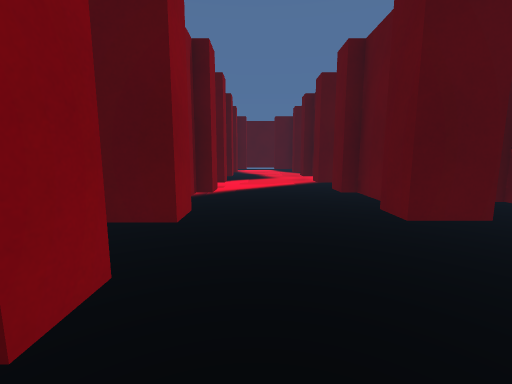
View 1 (above)

13 first-person views from a walk through a 3-D level made in the Unity game engine. The camera is 1.4 m above the floor, tilts 8° down and sees 90° across. The floor is counted in squares, 1 m on a side. Each view is taken from the middle of a square. On the plan, view 1 faces up. The plan holds only what a view shows up to about 13 squares ahead; the rest is blank. The place goes on beyond the plan. The player is left out. Some surface patterns are stand-ins.

View 2
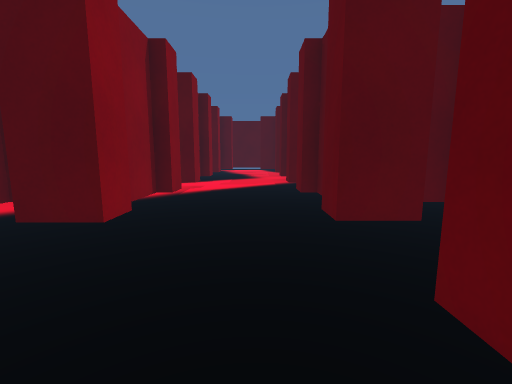

View 3
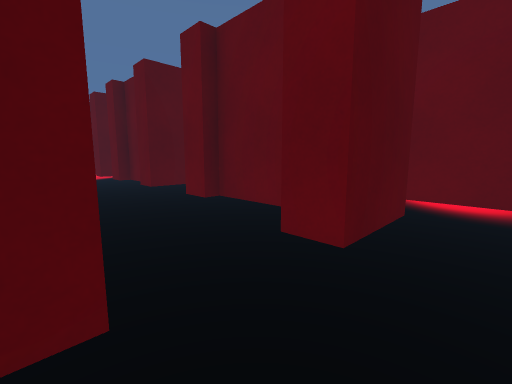

View 4
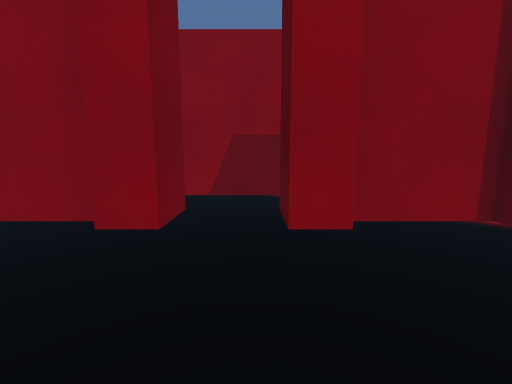

View 5
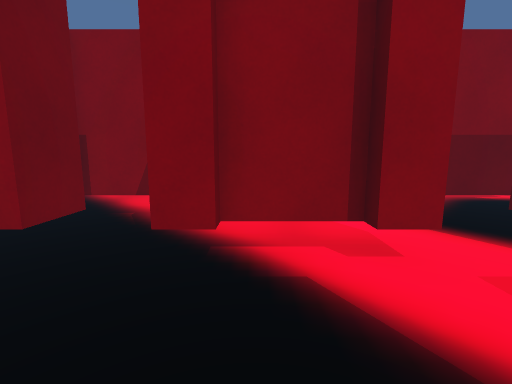

View 6
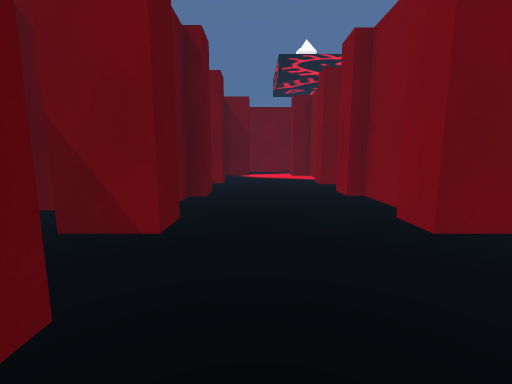

View 7
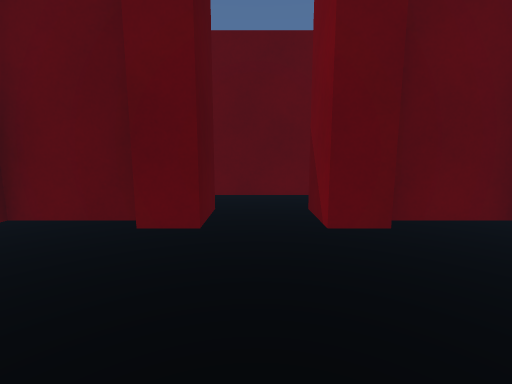

View 8
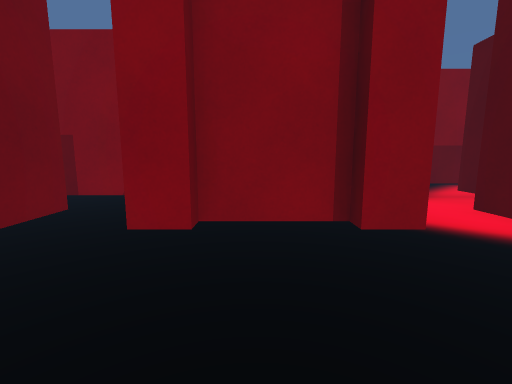

View 9
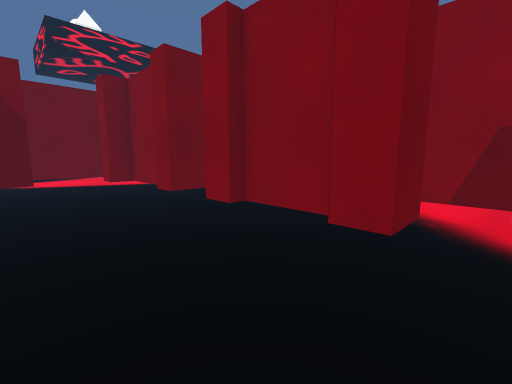

View 10
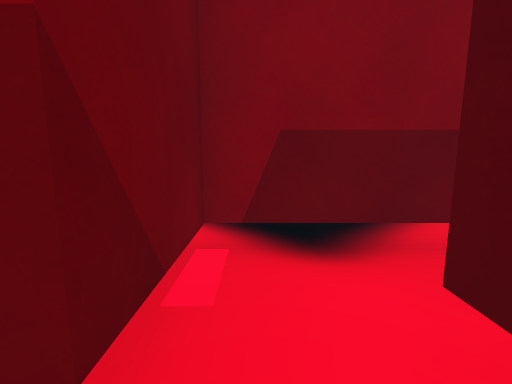

View 11
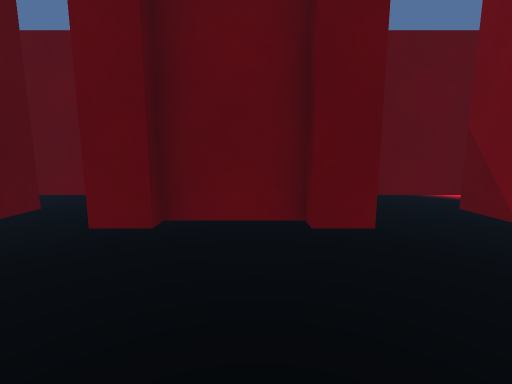

View 12
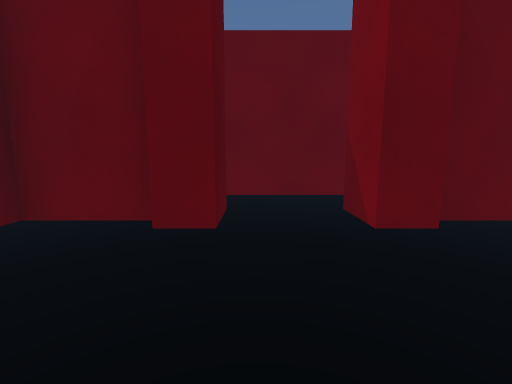

View 13
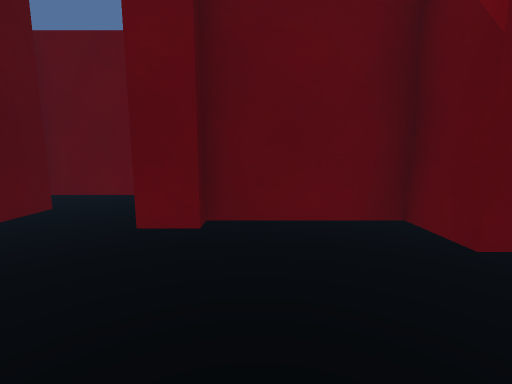

### Floor plan
Key: @ floor where view 1 was taken; # wall or solid block; . floor; T thing the floor can be seen under or through.
Columns run from 7 left of view 1 to 8 right of it. Each row starts with its distance up from view 1.
 12 #.   ##..##.  ..
 11 #.## #....#.  ..
 10 #..###....#.T .
  9 #....#....#.T ..
  8 ####........T ..
  7    #.##..##.T ..
  6    ####..#TTT ..
  5    ###....TTT ..
  4    T.#....#.T ..
  3    T........T ..
  2  . T.##.....T ..
  1    T.##...T.T ..
  0     .#.@..T.T ..
 -1     .#....T.  ..
 -2      ##.#TT.# ..
 -3       ..#TT.# ..
 -4       ......# ..
 -5       ###
 -6       ...

Where each view was taken, in squares from view 1:
view 1: 0 up, 0 right, facing up
view 2: 0 up, 1 right, facing up
view 3: 4 down, 1 left, facing up-right
view 4: 3 up, 2 right, facing left
view 5: 10 up, 2 right, facing left
view 6: 10 up, 1 right, facing down
view 7: 8 up, 1 left, facing right
view 8: 5 up, 2 right, facing left
view 9: 8 up, 2 right, facing down-left
view 10: 9 up, 3 left, facing left
view 11: 5 up, 1 left, facing right
view 12: 3 up, 1 left, facing right
view 13: 0 up, 1 left, facing right
